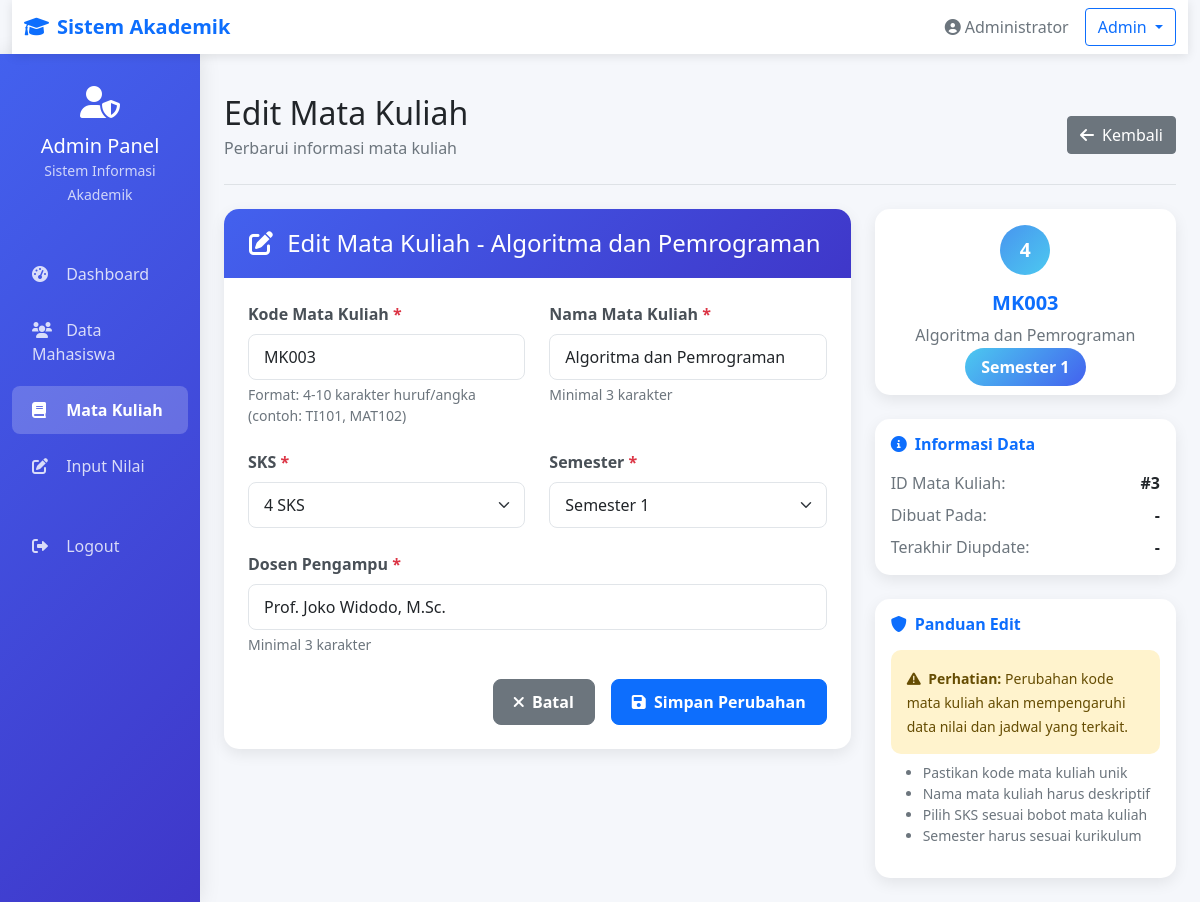
Screenshot of /admin/edit_matkul.php?id=3 (signed in) with the database file from the repository.
### tables this page shows
CREATE TABLE `mata_kuliah` (
  `id` int(11) NOT NULL,
  `kode_mk` varchar(10) NOT NULL,
  `nama_mk` varchar(100) NOT NULL,
  `sks` int(11) NOT NULL,
  `semester` int(11) NOT NULL,
  `dosen_pengampu` varchar(100) NOT NULL
);

### admin/edit_matkul.php (the view, shortened to what this page needs)
<?php
$database = new Database();
$db = $database->getConnection();
$id = isset($_GET['id']) ? $_GET['id'] : '';
try {
    $query = "SELECT * FROM mata_kuliah WHERE id = :id";
    $stmt = $db->prepare($query);
    $stmt->bindParam(':id', $id);
    $stmt->execute();
    $matkul = $stmt->fetch(PDO::FETCH_ASSOC);
} catch (PDOException $e) {
    header("Location: data_matkul.php?error=" . urlencode("Error mengambil data: " . $e->getMessage()));
    exit();
}
?>
<!DOCTYPE html>
<html lang="id">
<head>
    <link href="https://cdn.jsdelivr.net/npm/bootstrap@5.1.3/dist/css/bootstrap.min.css" rel="stylesheet">
    <link href="https://cdnjs.cloudflare.com/ajax/libs/font-awesome/6.0.0/css/all.min.css" rel="stylesheet">
</head>
<body>
    <div class="container-fluid">
        <nav class="navbar navbar-expand-lg navbar-light">
            <div class="container-fluid">
                <span class="navbar-brand mb-0 h3 fw-bold text-primary">
                    <i class="fas fa-graduation-cap me-2"></i>Sistem Akademik
                </span>
                <div class="d-flex align-items-center">
                    <span class="me-3 text-muted">
                        <i class="fas fa-user-circle me-1"></i><?php echo $_SESSION['nama']; ?>
                    </span>
                    <div class="dropdown">
                        <button class="btn btn-outline-primary dropdown-toggle" type="button" id="dropdownMenuButton" data-bs-toggle="dropdown" aria-expanded="false">
                            Admin
                        </button>
                    </div>
                </div>
            </div>
        </nav>
        <div class="row">
            <nav class="col-md-3 col-lg-2 d-md-block sidebar collapse">
                <div class="position-sticky pt-3">
                    <div class="text-center mb-4">
                        <div class="text-white p-3">
                            <i class="fas fa-user-shield fa-2x mb-3"></i>
                            <h5 class="mb-0">Admin Panel</h5>
                            <small class="opacity-75">Sistem Informasi Akademik</small>
                        </div>
                    </div>
                    <ul class="nav flex-column">
                        <li class="nav-item">
                            <a class="nav-link" href="dashboard.php">
                                <i class="fas fa-tachometer-alt"></i>
                                Dashboard
                            </a>
                        </li>
                        <li class="nav-item">
                            <a class="nav-link" href="data_mahasiswa.php">
                                <i class="fas fa-users"></i>
                                Data Mahasiswa
                            </a>
                        </li>
                        <li class="nav-item">
                            <a class="nav-link active" href="data_matkul.php">
                                <i class="fas fa-book"></i>
                                Mata Kuliah
                            </a>
                        </li>
                        <li class="nav-item">
                            <a class="nav-link" href="input_nilai.php">
                                <i class="fas fa-edit"></i>
                                Input Nilai
                            </a>
                        </li>
                        <li class="nav-item mt-4">
                            <a class="nav-link" href="../logout.php">
                                <i class="fas fa-sign-out-alt"></i>
                                Logout
                            </a>
                        </li>
                    </ul>
                </div>
            </nav>
            <main class="col-md-9 ms-sm-auto col-lg-10 px-md-4 py-4">
                <div class="d-flex justify-content-between flex-wrap flex-md-nowrap align-items-center pt-3 pb-2 mb-4 border-bottom">
                    <div>
                        <h1 class="h2 mb-1">Edit Mata Kuliah</h1>
                        <p class="text-muted">Perbarui informasi mata kuliah</p>
                    </div>
                    <div class="btn-toolbar mb-2 mb-md-0">
                        <a href="data_matkul.php" class="btn btn-secondary">
                            <i class="fas fa-arrow-left me-2"></i>Kembali
                        </a>
                    </div>
                </div>
                <div class="row">
                    <div class="col-lg-8 mb-4">
                        <div class="form-card">
                            <div class="card-header">
                                <h4 class="mb-0">
                                    <i class="fas fa-edit me-2"></i>
                                    Edit Mata Kuliah - <?php echo htmlspecialchars($matkul['nama_mk']); ?>
                                </h4>
                            </div>
                            <div class="card-body p-4">
                                <form method="POST" id="editForm">
                                    <div class="row">
                                        <div class="col-md-6">
                                            <div class="mb-4">
                                                <label for="kode_mk" class="form-label">Kode Mata Kuliah <span class="text-danger">*</span></label>
                                                <input type="text" class="form-control" id="kode_mk" name="kode_mk"
                                                       value="<?php echo htmlspecialchars($matkul['kode_mk']); ?>"
                                                       required pattern="[A-Z0-9]{4,10}"
                                                       title="Kode harus 4-10 karakter huruf/angka"
                                                       placeholder="Contoh: TI101">
                                                <div class="form-text">Format: 4-10 karakter huruf/angka (contoh: TI101, MAT102)</div>
                                            </div>
                                        </div>
                                        <div class="col-md-6">
                                            <div class="mb-4">
                                                <label for="nama_mk" class="form-label">Nama Mata Kuliah <span class="text-danger">*</span></label>
                                                <input type="text" class="form-control" id="nama_mk" name="nama_mk"
                                                       value="<?php echo htmlspecialchars($matkul['nama_mk']); ?>"
                                                       required placeholder="Masukkan nama mata kuliah"
                                                       minlength="3">
                                                <div class="form-text">Minimal 3 karakter</div>
                                            </div>
                                        </div>
                                    </div>
                                    <div class="row">
                                        <div class="col-md-6">
                                            <div class="mb-4">
                                                <label for="sks" class="form-label">SKS <span class="text-danger">*</span></label>
                                                <select class="form-select" id="sks" name="sks" required>
                                                    <option value="4" <?php echo $matkul['sks'] == 4 ? 'selected' : ''; ?>>4 SKS</option>
                                                </select>
                                            </div>
                                        </div>
                                        <div class="col-md-6">
                                            <div class="mb-4">
                                                <label for="semester" class="form-label">Semester <span class="text-danger">*</span></label>
                                                <select class="form-select" id="semester" name="semester" required>
                                                    <?php for ($i = 1; $i <= 8; $i++): ?>
                                                        <option value="<?php echo $i; ?>" <?php echo $matkul['semester'] == $i ? 'selected' : ''; ?>>
                                                            Semester <?php echo $i; ?>
                                                        </option>
                                                    <?php endfor; ?>
                                                </select>
                                            </div>
                                        </div>
                                    </div>
                                    <div class="mb-4">
                                        <label for="dosen_pengampu" class="form-label">Dosen Pengampu <span class="text-danger">*</span></label>
                                        <input type="text" class="form-control" id="dosen_pengampu" name="dosen_pengampu"
                                               value="<?php echo htmlspecialchars($matkul['dosen_pengampu']); ?>"
                                               required placeholder="Masukkan nama dosen pengampu"
                                               minlength="3">
                                        <div class="form-text">Minimal 3 karakter</div>
                                    </div>
                                    <div class="d-grid gap-2 d-md-flex justify-content-md-end mt-4">
                                        <a href="data_matkul.php" class="btn btn-secondary btn-action me-md-2">
                                            <i class="fas fa-times me-1"></i> Batal
                                        </a>
                                        <button type="submit" name="edit" class="btn btn-primary btn-action">
                                            <i class="fas fa-save me-1"></i> Simpan Perubahan
                                        </button>
                                    </div>
                                </form>
                            </div>
                        </div>
                    </div>
                    <div class="col-lg-4">
                        <div class="info-card mb-4">
                            <div class="card-body text-center">
                                <div class="sks-badge mx-auto mb-3">
                                    <?php echo $matkul['sks']; ?>
                                </div>
                                <h5 class="fw-bold text-primary"><?php echo htmlspecialchars($matkul['kode_mk']); ?></h5>
                                <p class="text-muted mb-2"><?php echo htmlspecialchars($matkul['nama_mk']); ?></p>
                                <span class="semester-badge">Semester <?php echo $matkul['semester']; ?></span>
                            </div>
                        </div>
                        <div class="info-card">
                            <div class="card-body">
                                <h6 class="fw-bold text-primary mb-3">
                                    <i class="fas fa-info-circle me-2"></i>Informasi Data
                                </h6>
                                <div class="d-flex justify-content-between mb-2">
                                    <span class="text-muted">ID Mata Kuliah:</span>
                                    <span class="fw-bold">#<?php echo $matkul['id']; ?></span>
                                </div>
                                <div class="d-flex justify-content-between mb-2">
                                    <span class="text-muted">Dibuat Pada:</span>
                                    <span class="fw-bold">
                                        <?php
                                        if (!empty($matkul['created_at'])) {
                                            echo date('d M Y', strtotime($matkul['created_at']));
                                        } else {
                                            echo '-';
                                        }
                                        ?>
                                    </span>
                                </div>
                                <div class="d-flex justify-content-between">
                                    <span class="text-muted">Terakhir Diupdate:</span>
                                    <span class="fw-bold">
                                        <?php
                                        if (!empty($matkul['updated_at'])) {
                                            echo date('d M Y H:i', strtotime($matkul['updated_at']));
                                        } else {
                                            echo '-';
                                        }
                                        ?>
                                    </span>
                                </div>
                            </div>
                        </div>
                        <div class="info-card mt-4">
                            <div class="card-body">
                                <h6 class="fw-bold text-primary mb-3">
                                    <i class="fas fa-shield-alt me-2"></i>Panduan Edit
                                </h6>
                                <div class="alert alert-warning mb-0">
                                    <small>
                                        <i class="fas fa-exclamation-triangle me-1"></i>
                                        <strong>Perhatian:</strong> Perubahan kode mata kuliah akan mempengaruhi data nilai dan jadwal yang terkait.
                                    </small>
                                </div>
                                <ul class="mt-2 small text-muted">
                                    <li>Pastikan kode mata kuliah unik</li>
                                    <li>Nama mata kuliah harus deskriptif</li>
                                    <li>Pilih SKS sesuai bobot mata kuliah</li>
                                    <li>Semester harus sesuai kurikulum</li>
                                </ul>
                            </div>
                        </div>
                    </div>
                </div>
            </main>
        </div>
    </div>
</body>
</html>

### admin/edit_matkul.php (style rules this page uses)
:root { --primary: #4361ee; --secondary: #3f37c9; --success: #4cc9f0; --info: #4895ef; --warning: #f72585; --light: #f8f9fa; --dark: #212529; }
body { background-color: #f5f7fb; font-family: 'Segoe UI', Tahoma, Geneva, Verdana, sans-serif; }
.sidebar { min-height: 100vh; background: linear-gradient(135deg, var(--primary) 0%, var(--secondary) 100%); box-shadow: 0 0 20px rgba(0,0,0,0.1); }
.sidebar .nav-link { color: rgba(255,255,255,0.8); padding: 12px 20px; margin: 4px 0; border-radius: 8px; transition: all 0.3s; }
.sidebar .nav-link.active { background: rgba(255,255,255,0.2); color: white; font-weight: 600; }
.sidebar .nav-link i { width: 20px; margin-right: 10px; }
.navbar { background: white; box-shadow: 0 2px 10px rgba(0,0,0,0.1); }
.form-card { background: white; border-radius: 15px; box-shadow: 0 5px 15px rgba(0,0,0,0.08); border: none; }
.form-card .card-header { background: linear-gradient(135deg, var(--primary) 0%, var(--secondary) 100%); color: white; border-radius: 15px 15px 0 0 !important; padding: 20px 25px; border: none; }
.btn-action { padding: 10px 20px; border-radius: 8px; transition: all 0.3s; font-weight: 600; }
.form-label { font-weight: 600; color: #495057; margin-bottom: 8px; }
.form-control, .form-select { border-radius: 8px; padding: 10px 15px; border: 1px solid #e1e5e9; transition: all 0.3s; }
.info-card { background: white; border-radius: 15px; box-shadow: 0 5px 15px rgba(0,0,0,0.08); border: none; }
.sks-badge { background: linear-gradient(135deg, #4895ef 0%, #4cc9f0 100%); color: white; border-radius: 50%; width: 50px; height: 50px; display: inline-flex; align-items: center; justify-content: center; font-weight: bold; font-size: 1.2rem; }
.semester-badge { background: linear-gradient(135deg, #4cc9f0 0%, #4361ee 100%); color: white; border-radius: 20px; padding: 8px 16px; font-weight: 600; }
.alert { border-radius: 10px; border: none; }

### rows the page displays
mata_kuliah: nama_mk "Algoritma dan Pemrograman", kode_mk "MK003", sks "4 SKS", semester "Semester 1", dosen_pengampu "Prof. Joko Widodo, M.Sc.", sks "4", semester "1", id "3"

### other values shown
$_SESSION['nama'] "Administrator"
